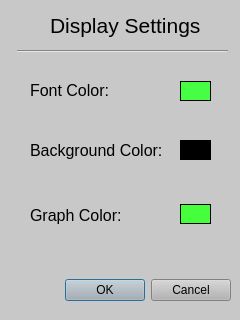
<?xml version="1.0" encoding="UTF-8"?>
<ui version="4.0">
 <class>displaysettings</class>
 <widget class="QDialog" name="displaysettings">
  <property name="geometry">
   <rect>
    <x>0</x>
    <y>0</y>
    <width>240</width>
    <height>320</height>
   </rect>
  </property>
  <property name="windowTitle">
   <string>Dialog</string>
  </property>
  <property name="styleSheet">
   <string notr="true">color: rgb(0, 0, 0);
background-color: rgb(200, 200, 200);
</string>
  </property>
  <widget class="QDialogButtonBox" name="buttonBox">
   <property name="geometry">
    <rect>
     <x>10</x>
     <y>270</y>
     <width>221</width>
     <height>41</height>
    </rect>
   </property>
   <property name="styleSheet">
    <string notr="true">background-color: rgb(180, 180, 180);</string>
   </property>
   <property name="orientation">
    <enum>Qt::Horizontal</enum>
   </property>
   <property name="standardButtons">
    <set>QDialogButtonBox::Cancel|QDialogButtonBox::Ok</set>
   </property>
  </widget>
  <widget class="QLabel" name="label">
   <property name="geometry">
    <rect>
     <x>50</x>
     <y>0</y>
     <width>151</width>
     <height>51</height>
    </rect>
   </property>
   <property name="font">
    <font>
     <pointsize>16</pointsize>
    </font>
   </property>
   <property name="text">
    <string>Display Settings</string>
   </property>
  </widget>
  <widget class="QLabel" name="label_2">
   <property name="geometry">
    <rect>
     <x>30</x>
     <y>70</y>
     <width>91</width>
     <height>41</height>
    </rect>
   </property>
   <property name="font">
    <font>
     <pointsize>12</pointsize>
    </font>
   </property>
   <property name="text">
    <string>Font Color: </string>
   </property>
  </widget>
  <widget class="QLabel" name="label_3">
   <property name="geometry">
    <rect>
     <x>30</x>
     <y>120</y>
     <width>270</width>
     <height>61</height>
    </rect>
   </property>
   <property name="font">
    <font>
     <pointsize>12</pointsize>
    </font>
   </property>
   <property name="text">
    <string>Background Color:</string>
   </property>
  </widget>
  <widget class="QLabel" name="label_4">
   <property name="geometry">
    <rect>
     <x>30</x>
     <y>190</y>
     <width>111</width>
     <height>51</height>
    </rect>
   </property>
   <property name="font">
    <font>
     <pointsize>12</pointsize>
    </font>
   </property>
   <property name="text">
    <string>Graph Color:</string>
   </property>
  </widget>
  <widget class="Line" name="line">
   <property name="geometry">
    <rect>
     <x>17</x>
     <y>41</y>
     <width>211</width>
     <height>20</height>
    </rect>
   </property>
   <property name="orientation">
    <enum>Qt::Horizontal</enum>
   </property>
  </widget>
  <widget class="QPushButton" name="pushButton">
   <property name="geometry">
    <rect>
     <x>180</x>
     <y>81</y>
     <width>31</width>
     <height>20</height>
    </rect>
   </property>
   <property name="styleSheet">
    <string notr="true">background-color: rgb(70, 255, 69); border: 1px solid black;</string>
   </property>
   <property name="text">
    <string/>
   </property>
  </widget>
  <widget class="QPushButton" name="pushButton_2">
   <property name="geometry">
    <rect>
     <x>180</x>
     <y>140</y>
     <width>31</width>
     <height>20</height>
    </rect>
   </property>
   <property name="styleSheet">
    <string notr="true">background-color: black; border: 1px solid black;</string>
   </property>
   <property name="text">
    <string/>
   </property>
  </widget>
  <widget class="QPushButton" name="pushButton_3">
   <property name="geometry">
    <rect>
     <x>180</x>
     <y>204</y>
     <width>31</width>
     <height>20</height>
    </rect>
   </property>
   <property name="styleSheet">
    <string notr="true">background-color: rgb(70, 255, 60); border: 1px solid black;</string>
   </property>
   <property name="text">
    <string/>
   </property>
  </widget>
 </widget>
 <resources/>
 <connections>
  <connection>
   <sender>buttonBox</sender>
   <signal>accepted()</signal>
   <receiver>displaysettings</receiver>
   <slot>accept()</slot>
   <hints>
    <hint type="sourcelabel">
     <x>248</x>
     <y>254</y>
    </hint>
    <hint type="destinationlabel">
     <x>157</x>
     <y>274</y>
    </hint>
   </hints>
  </connection>
  <connection>
   <sender>buttonBox</sender>
   <signal>rejected()</signal>
   <receiver>displaysettings</receiver>
   <slot>reject()</slot>
   <hints>
    <hint type="sourcelabel">
     <x>316</x>
     <y>260</y>
    </hint>
    <hint type="destinationlabel">
     <x>286</x>
     <y>274</y>
    </hint>
   </hints>
  </connection>
 </connections>
</ui>
